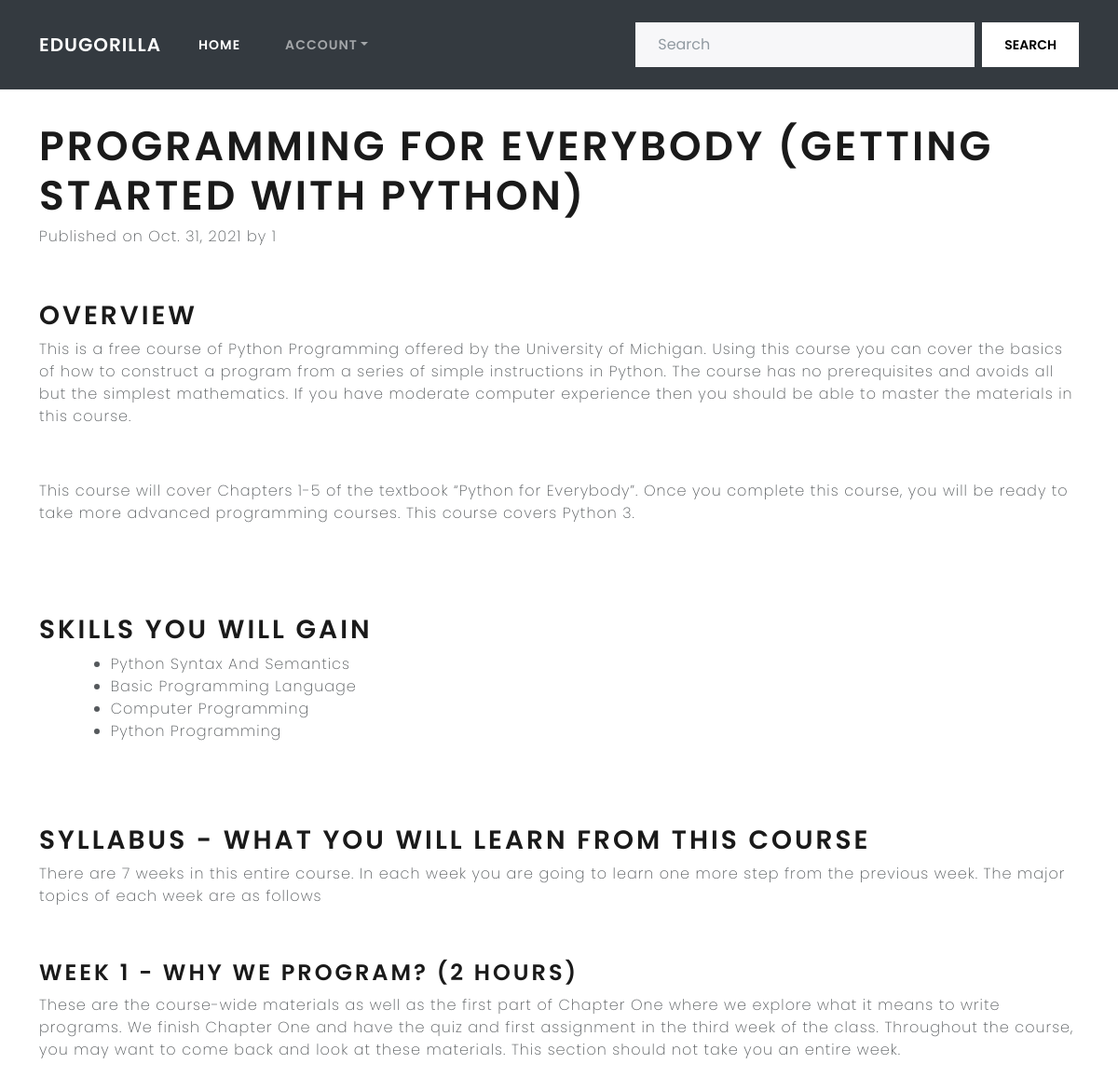
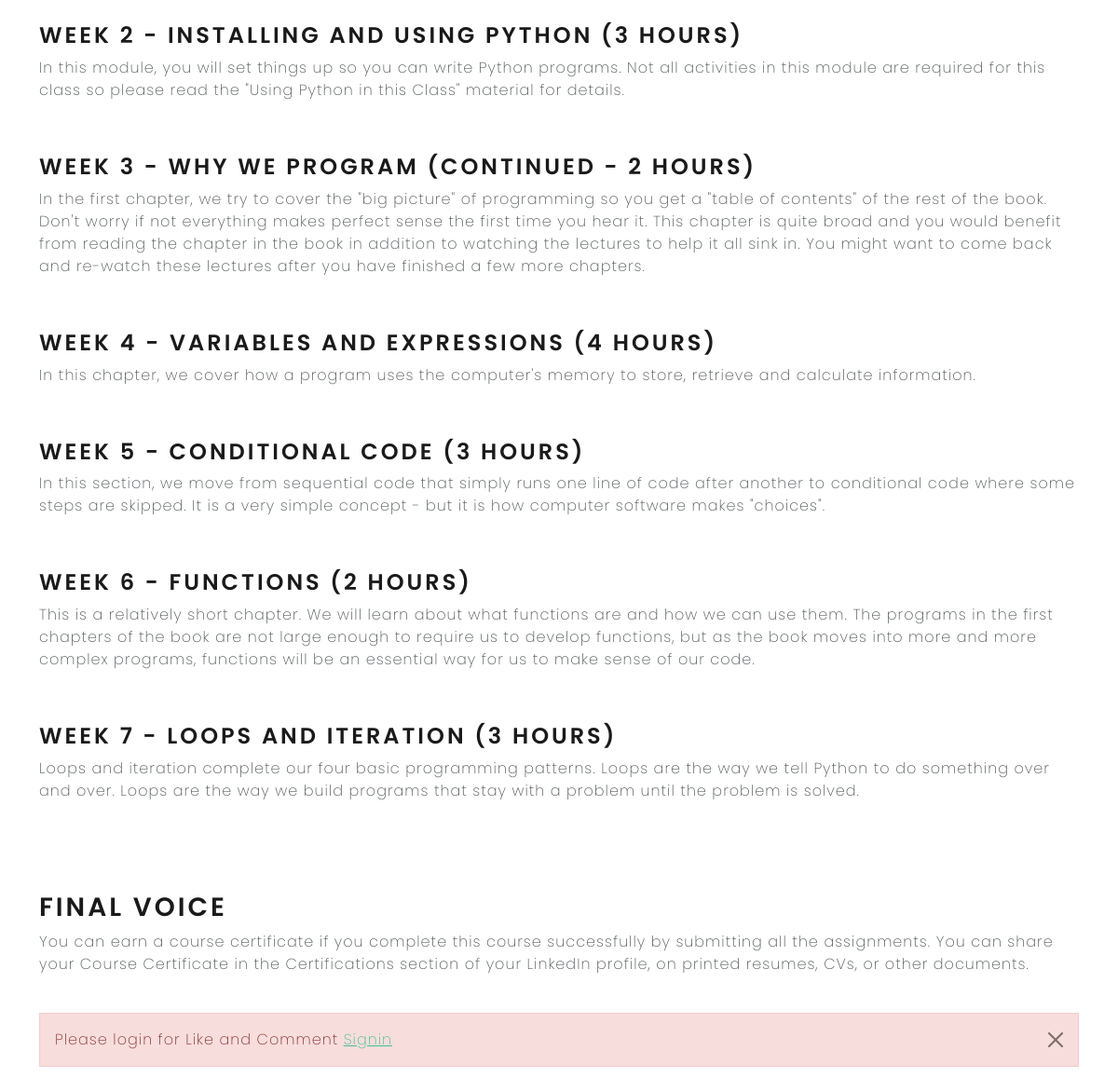
The app's page /app-development-003/ with its own data (2 pictures, top to bottom).
### SubApp/models.py (models this page shows, shortened)
class Post(models.Model):
    STATUS_CHOICES=(('Draft','Draft'),('Published','Published'),)
    title=models.CharField(max_length=250)
    date=models.DateField(auto_now=True)
    content=RichTextField(blank=True,null=True)
    slug=models.SlugField()
    status=models.CharField(max_length=10,choices=STATUS_CHOICES,default='Draft')
    category=models.ManyToManyField(Category,related_name='category')
    image=models.ImageField(upload_to='images/',blank=True)
    likes=models.ManyToManyField(User,related_name='likes',blank=True)
    author=models.ForeignKey(User,on_delete=models.CASCADE)

### SubApp/views.py (the view)
# urls.py: path('<slug>/' , article , name = 'article'),
def article(request, slug):
    post = Post.objects.get(slug=slug)
    comments  = CommentModel.objects.filter(post=post)[::-1]
    likes = post.likes.count()
    print(comments)
    if request.method == 'POST':
        comment = request.POST['comment']
        obj = CommentModel(post  = post, user = request.user, text = comment)
        obj.save()
        return redirect('article',slug = post.slug)
    return render(request, 'article.html', {'post': post,'comments' : comments,'likes':likes})

### templates/article.html (shortened to what this page needs)
<!DOCTYPE html>
<html lang="en">
{% load static %}
<head>
    {% include 'components/head.html' %}
</head>
<body>
    {% include 'components/nav.html' %}
    <div class="article__main container">
        <div class="article_view">
          <h1>{{post.title}}</h1>
          <p class="light">Published on {{post.date}} by {{post.author}}</p>
          <p class="content">{{post.content|safe}}</p>
          <br/>
        {% if  request.user.is_authenticated %}
        <div>
          <a type="button" class="btn btn-outline-primary py-2" id="like_btn" href="{% url 'likesPost' slug=post.slug %}">Upvote <i class="bi bi-caret-up-fill"></i> | {{likes}}</a>
          <button type="button" class="btn btn-outline-primary py-2 mx-3" data-bs-toggle="modal" data-bs-target="#exampleModal">
            Comment
           </button>
          <br />
          <br />
          <h4>Comments</h4>
          {% for i in comments %}
           <div class="comment__ui my-3">
               <h5 class="m-0 p-0">{{i.text}}</h5>
               <p>-{{i.user.first_name}} {{i.user.last_name}}</p>
           </div>
           {% endfor %}
          <div>
             </div>
             {% else %}
             <div class="alert alert-dismissible alert-danger">
              <button type="button" class="btn-close" data-bs-dismiss="alert"></button>
              <p class="mb-0">Please login for Like and Comment <a href="{% url 'signin' %}">Signin</a></p>
            </div>
             {% endif %}
          </div>
</html>

### static/css/style.css (style rules this page uses)
* { margin: 0; padding: 0; box-sizing: border-box; text-decoration: none; font-family: "Poppins", sans-serif; }
.article__main { display:flex; justify-content: space-between; margin: 0 auto; width: 80%; }
.article_view { width: 100%; margin: 30px auto; }
.article_view h1 { font-size: 44px; padding: 0; margin: 0px 0px; }
.article_view h1,h2,h3,h4,h5,h6 { margin: 5px 0px; }
.content { font-size: 30px!important; }
.article_view p a { color: #48c290 !important; }
.article_view ul,.article_view ol { margin : 8px 4%; }

### records on screen
Post: title "PROGRAMMING FOR EVERYBODY (GETTING STARTED WITH PYTHON)", date "Oct. 31, 2021", author "1", content "OVERVIEW This is a free course of Python Programming offered by the University of Michigan. Using this course you can cover the basics of how to construct a program from a series of simple instructions in Python. The course has no prerequisites and avoids all but the simplest mathematics. If you have moderate computer experience then you should be able to master the materials in this course. This course will cover Chapters 1-5 of the textbook “Python for Everybody”. Once you complete this course, you will be ready to take more advanced programming courses. This course covers Python 3. SKILLS YOU WILL GAIN Python Syntax And Semantics Basic Programming Language Computer Programming Python…"
